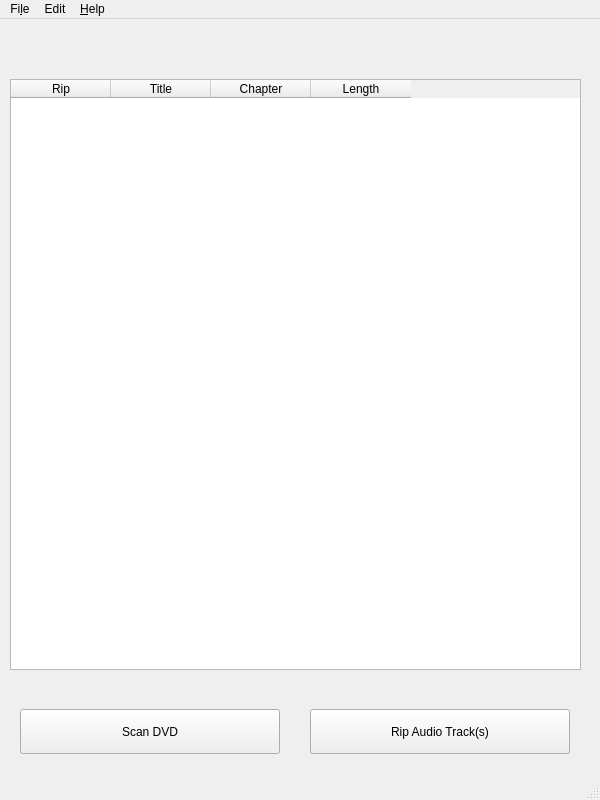
<?xml version="1.0" encoding="UTF-8"?>
<ui version="4.0">
 <class>MainWindow</class>
 <widget class="QMainWindow" name="MainWindow">
  <property name="geometry">
   <rect>
    <x>0</x>
    <y>0</y>
    <width>600</width>
    <height>800</height>
   </rect>
  </property>
  <property name="windowTitle">
   <string>Devidify</string>
  </property>
  <property name="locale">
   <locale language="English" country="UnitedKingdom"/>
  </property>
  <widget class="QWidget" name="centralwidget">
   <widget class="QPushButton" name="btnscandvd">
    <property name="geometry">
     <rect>
      <x>20</x>
      <y>690</y>
      <width>260</width>
      <height>45</height>
     </rect>
    </property>
    <property name="minimumSize">
     <size>
      <width>200</width>
      <height>45</height>
     </size>
    </property>
    <property name="text">
     <string>Scan DVD</string>
    </property>
   </widget>
   <widget class="QPushButton" name="btnripaudiotrack">
    <property name="geometry">
     <rect>
      <x>310</x>
      <y>690</y>
      <width>260</width>
      <height>45</height>
     </rect>
    </property>
    <property name="minimumSize">
     <size>
      <width>200</width>
      <height>45</height>
     </size>
    </property>
    <property name="text">
     <string>Rip Audio Track(s)</string>
    </property>
   </widget>
   <widget class="QLabel" name="lbltitledisc">
    <property name="geometry">
     <rect>
      <x>10</x>
      <y>20</y>
      <width>571</width>
      <height>25</height>
     </rect>
    </property>
    <property name="text">
     <string>&lt;html&gt;&lt;head/&gt;&lt;body&gt;&lt;p align=&quot;center&quot;&gt;&lt;br/&gt;&lt;/p&gt;&lt;/body&gt;&lt;/html&gt;</string>
    </property>
   </widget>
   <widget class="QWidget" name="widget" native="true">
    <property name="geometry">
     <rect>
      <x>10</x>
      <y>60</y>
      <width>571</width>
      <height>591</height>
     </rect>
    </property>
    <widget class="QFrame" name="frame">
     <property name="geometry">
      <rect>
       <x>0</x>
       <y>0</y>
       <width>571</width>
       <height>591</height>
      </rect>
     </property>
     <property name="frameShape">
      <enum>QFrame::StyledPanel</enum>
     </property>
     <property name="frameShadow">
      <enum>QFrame::Raised</enum>
     </property>
     <widget class="QTableWidget" name="tableWidget">
      <property name="geometry">
       <rect>
        <x>0</x>
        <y>0</y>
        <width>571</width>
        <height>591</height>
       </rect>
      </property>
      <column>
       <property name="text">
        <string>Rip</string>
       </property>
      </column>
      <column>
       <property name="text">
        <string>Title</string>
       </property>
      </column>
      <column>
       <property name="text">
        <string>Chapter</string>
       </property>
      </column>
      <column>
       <property name="text">
        <string>Length</string>
       </property>
      </column>
     </widget>
    </widget>
   </widget>
  </widget>
  <widget class="QMenuBar" name="menubar">
   <property name="geometry">
    <rect>
     <x>0</x>
     <y>0</y>
     <width>600</width>
     <height>21</height>
    </rect>
   </property>
   <widget class="QMenu" name="menuFile">
    <property name="title">
     <string>Fi&amp;le</string>
    </property>
    <addaction name="actionScan_Dvd"/>
    <addaction name="actionQuit"/>
   </widget>
   <widget class="QMenu" name="menuEdit">
    <property name="title">
     <string>Edit</string>
    </property>
    <addaction name="actionSelect_All"/>
    <addaction name="actionUnselect_All"/>
    <addaction name="separator"/>
    <addaction name="actionPreferences"/>
   </widget>
   <widget class="QMenu" name="menuHelp">
    <property name="title">
     <string>&amp;Help</string>
    </property>
    <addaction name="actionAbout_Qt"/>
    <addaction name="actionAbout"/>
   </widget>
   <addaction name="menuFile"/>
   <addaction name="menuEdit"/>
   <addaction name="menuHelp"/>
  </widget>
  <widget class="QStatusBar" name="statusbar"/>
  <action name="actionAbout_Qt">
   <property name="text">
    <string>&amp;About Qt</string>
   </property>
  </action>
  <action name="actionAbout">
   <property name="text">
    <string>A&amp;bout</string>
   </property>
  </action>
  <action name="actionPreferences">
   <property name="text">
    <string>&amp;Preferences</string>
   </property>
  </action>
  <action name="actionScan_Dvd">
   <property name="text">
    <string>&amp;Scan Dvd</string>
   </property>
  </action>
  <action name="actionQuit">
   <property name="text">
    <string>&amp;Quit</string>
   </property>
  </action>
  <action name="actionSelect_All">
   <property name="text">
    <string>&amp;Select All</string>
   </property>
  </action>
  <action name="actionUnselect_All">
   <property name="text">
    <string>&amp;Unselect All</string>
   </property>
  </action>
 </widget>
 <resources/>
 <connections/>
</ui>
